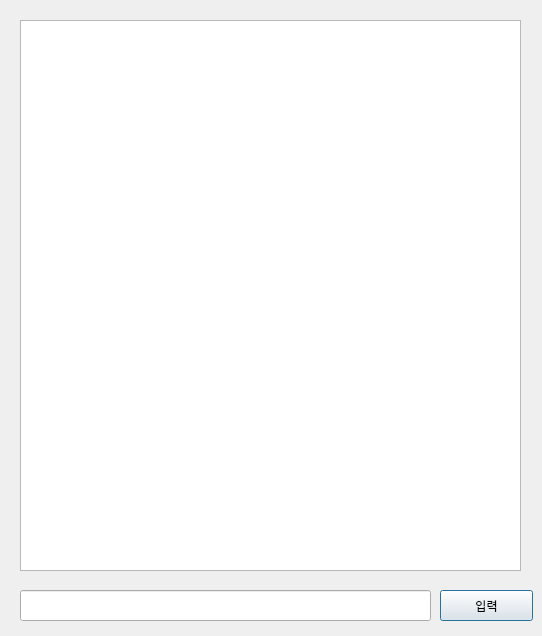
<?xml version="1.0" encoding="UTF-8"?>
<ui version="4.0">
 <class>Dialog</class>
 <widget class="QDialog" name="Dialog">
  <property name="geometry">
   <rect>
    <x>0</x>
    <y>0</y>
    <width>542</width>
    <height>636</height>
   </rect>
  </property>
  <property name="windowTitle">
   <string>Dialog</string>
  </property>
  <widget class="QLineEdit" name="sentence">
   <property name="geometry">
    <rect>
     <x>20</x>
     <y>590</y>
     <width>411</width>
     <height>31</height>
    </rect>
   </property>
  </widget>
  <widget class="QPushButton" name="input_text">
   <property name="geometry">
    <rect>
     <x>440</x>
     <y>590</y>
     <width>93</width>
     <height>31</height>
    </rect>
   </property>
   <property name="text">
    <string>입력</string>
   </property>
  </widget>
  <widget class="QTextBrowser" name="textBrowser">
   <property name="geometry">
    <rect>
     <x>20</x>
     <y>20</y>
     <width>501</width>
     <height>551</height>
    </rect>
   </property>
  </widget>
 </widget>
 <resources/>
 <connections/>
</ui>
